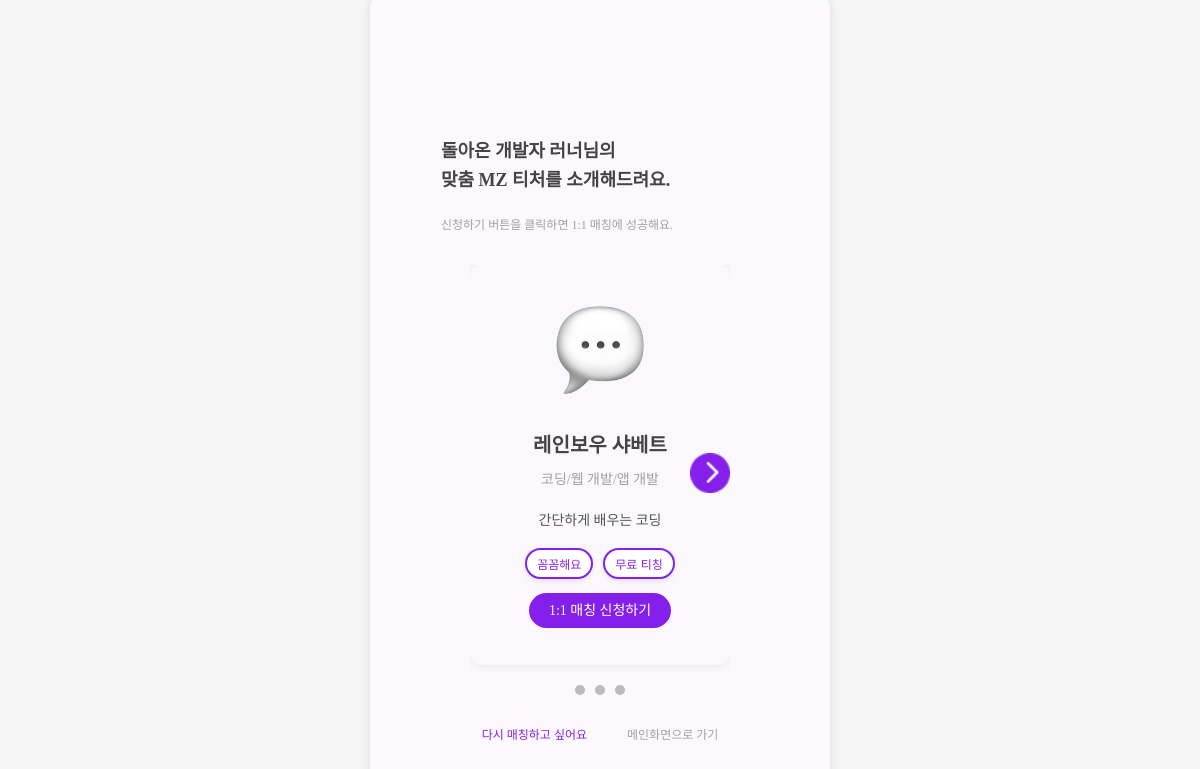
Page /matching/37/ on the committed database.
### profiles/models.py (models this page shows, shortened)
class Learner(models.Model):
    user = models.OneToOneField(User, on_delete=models.CASCADE, related_name='learner_profile')
    nickname = models.CharField(max_length=40, blank=True)
    emoji = models.ImageField(blank=True) # upload_to = 디렉터리 경로 작성요망
    birthdate = models.DateField(null = True, blank = False)
    skills = models.ManyToManyField(Skill, related_name='learner_wanting')
    personalities = models.ManyToManyField(Personality, related_name='learner_wanting')
    my_teachers = models.ManyToManyField(Teacher, related_name='my_learners')

class Teacher(models.Model):
    user = models.OneToOneField(User, on_delete=models.CASCADE, related_name='tearner_profile')
    nickname = models.CharField(max_length=40, blank=True)
    emoji = models.ImageField(blank=True) # upload_to = 디렉터리 경로 작성요망
    birthdate = models.DateField(null = True, blank = False)
    skills = models.ManyToManyField(Skill, related_name='teacher_giving')
    personalities = models.ManyToManyField(Personality, related_name='teacher_giving')
    bio = models.CharField(max_length=300, null=True)
    teaching_plan = models.TextField(null=True)
    is_paid = models.BooleanField(null=True)
    last_appealed = models.DateTimeField(auto_now=True)

class Skill(models.Model):
    name = models.CharField(max_length=50)
    category = models.ForeignKey(Category, related_name = 'skill', on_delete=models.CASCADE)
    def __str__(self):
        return self.name

class Personality(models.Model):
    name = models.CharField(max_length=50)
    def __str__(self):
        return self.name

### matching/views.py (the view)
# urls.py: path('<int:learner_id>/', match_teacher_list, name='match_teacher_list'),
def match_teacher_list(request, learner_id):
    learner = Learner.objects.get(id=learner_id)
    wanting_skills = learner.skills.all()
    teachers = Teacher.objects.filter(skills__in=wanting_skills).exclude(id__in=learner.my_teachers.all()).distinct()
    teacher_scores = []
    for teacher in teachers:
        skill_count = teacher.skills.filter(id__in=wanting_skills).count()
        score = skill_count * 10
        personality_count = teacher.personalities.filter(id__in=learner.personalities.all()).count()
        score += personality_count
        teacher_scores.append((teacher, score))
    teacher_scores = sorted(teacher_scores, key=lambda x:x[1], reverse=True)
    got_teachers = [t[0] for t in teacher_scores]
    if not got_teachers:
        return render(request, 'match_teacher_notfound.html', {'learner':learner})
    got_tc_paginator = Paginator(got_teachers, 3)
    pgnum = request.GET.get('page')
    got_teachers = got_tc_paginator.get_page(pgnum)
    return render(request, 'match_teacher_list.html', {'got_teachers':got_teachers, 'learner':learner})

### matching/templates/match_teacher_list.html (shortened to what this page needs)
{% load static %}
<!DOCTYPE html>
<html lang="ko">
<head>
    <link rel="stylesheet" href="{% static 'css/matching_success.css' %}">
</head>
<body>
    <div class="container">
        <div class="header">
            <p class="card-title">{{ learner.nickname }} 러너님의<br>맞춤 MZ 티처를 소개해드려요.</p>
            <p class="sub-text">신청하기 버튼을 클릭하면 1:1 매칭에 성공해요.</p>
        </div>
        <div class="card-container">
            <div class="card active">
                {% if got_teachers.0.emoji %}
                <img src="{{ got_teachers.0.emoji.url }}" alt="teacher proile emoji" class="card-image">
                {% else %}
                <img src="{% static 'images/matching_success/Sun.png' %}" alt="default" class="card-image">
                {% endif %}
                <h3>{{ got_teachers.0.nickname }}</h3>
                <p class="card-subtitle">
                    {% for skill in got_teachers.0.skills.all %}{{ skill|truncatechars:10 }}{% if not forloop.last %}/{% endif %}{% endfor %}
                </p>
                <p class="card-details">{{ got_teachers.0.bio }}</p>
                <div class="card-buttons">
                    <button type="button" class="button" name="feature" value="친절해요">{{ got_teachers.0.personalities.all|first }}</button>
                    <button type="button" class="button" name="feature" value="유료 티칭">
                        {% if got_teachers.0.is_paid == False %}
                        무료 티칭
                        {% else %}
                        유료 티칭
                        {% endif %}
                    </button>
                </div>
                <a href="{% url 'matching:match_a_teacher' got_teachers.0.id %}" class="submit-button">1:1 매칭 신청하기</a>
            </div>
            <div class="arrow-container">
                <img src="{% static 'images/matching_success/right.png' %}" alt="Arrow Image" class="arrow-image">
            </div>
        </div>
        <div class="footer">
            <div class="dots">
                <span class="dot"></span>
                <span class="dot"></span>
                <span class="dot"></span>
            </div>
            <div class="footer-links">
                {% if got_teachers.has_next %}
                <a href="?page={{got_teachers.next_page_number}}" class="footer-link">다시 매칭하고 싶어요</a>
                {% else %}
                <a href="{% url 'matching:no_match_teacher_left' learner.id %}" class="footer-link">다시 매칭하고 싶어요</a>
                {% endif %}
                <a href="{% url 'main:main' %}" class="footer-link gray-link">메인화면으로 가기</a>
            </div>
        </div>
    </div>
</body>
</html>

### static/css/matching_success.css (style rules this page uses)
html { background-color: whitesmoke; }
body { max-width: 420px; height: 100vh; margin: 0 auto; background-color: #fbf8fe; display: flex; justify-content: center; align-items: center; flex-direction: column; }
.container { width: 100%; display: flex; flex-direction: column; align-items: center; text-align: center; padding: 20px; background-color: #fbf8fe; border-radius: 10px; box-shadow: 0 0 10px rgba(0, 0, 0, 0.1); }
.card-container { display: flex; align-items: center; overflow: hidden; position: relative; }
.card { display: none; flex-shrink: 0; width: 100%; transition: transform 0.3s ease; }
.card.active { display: block; }
.card-title { font-size: 18px; color: #454347; margin-top: 100px; font-weight: 600; line-height: 160%; text-align: left; width: 338px; margin-bottom: 20px; }
.header { font-size: 12px; color: #A39FA6; margin-bottom: 20px; margin-top: 20px; text-align: left; margin-left: 20px; }
.card-container { position: relative; display: flex; align-items: center; justify-content: center; }
.card { background-color: #F9F9F929; border-radius: 10px; box-shadow: 0 0 10px rgba(0, 0, 0, 0.1); padding: 20px; text-align: center; margin-bottom: 20px; width: 220px; height: 360px; justify-content: center; }
.card-image { width: 90px; height: 90px; margin-bottom: 10px; margin-top: 20px; }
.card h3 { font-size: 20px; color: #454347; margin: 10px 0; margin-top: 20px; }
.card-subtitle { font-size: 14px; color: #A39FA6; margin: 5px 0; }
.card-details { font-size: 14px; color: #555; margin: 10px 0; margin-top: 20px; line-height: 180%; }
.card-buttons { display: flex; justify-content: center; gap: 10px; }
.button { background-color: #fff; border: 2px solid #8520EA; border-radius: 20px; padding: 5px 10px; color: #8520EA; font-size: 12px; cursor: pointer; margin-top: 5px; margin-bottom: 20px; box-shadow: 0 2px 5px rgba(0, 0, 0, 0.1); }
.arrow-container { position: absolute; top: 50%; right: 0px; transform: translateY(-50%); cursor: pointer; }
.arrow-image { width: 40px; height: 40px; }
.footer { text-align: center; }
.dots { display: flex; justify-content: center; margin-bottom: 10px; }
.dot { height: 10px; width: 10px; background-color: #bbb; border-radius: 50%; display: inline-block; margin: 0 5px; }
.footer-links { display: flex; justify-content: center; margin-bottom: 20px; }
.footer-link { color: #8520EA; text-decoration: none; font-size: 12px; margin: 20px 20px; }
.gray-link { color: #A39FA6; }
.submit-button { width: 314px; height: 40px; max-width: 315px; margin: 20px auto; margin-bottom: 20px; padding: 10px 20px; text-align: center; background-color: #8520EA; color: white; border: none; border-radius: 20px; font-size: 14px; cursor: pointer; text-decoration: none; }

### rows in the picture
Learner: nickname "돌아온 개발자"
Teacher: emoji (picture), nickname "레인보우 샤베트", bio "간단하게 배우는 코딩", id.name "꼼꼼해요"
Skill: name "코딩"
Skill: name "웹 개발"
Skill: name "앱 개발"
